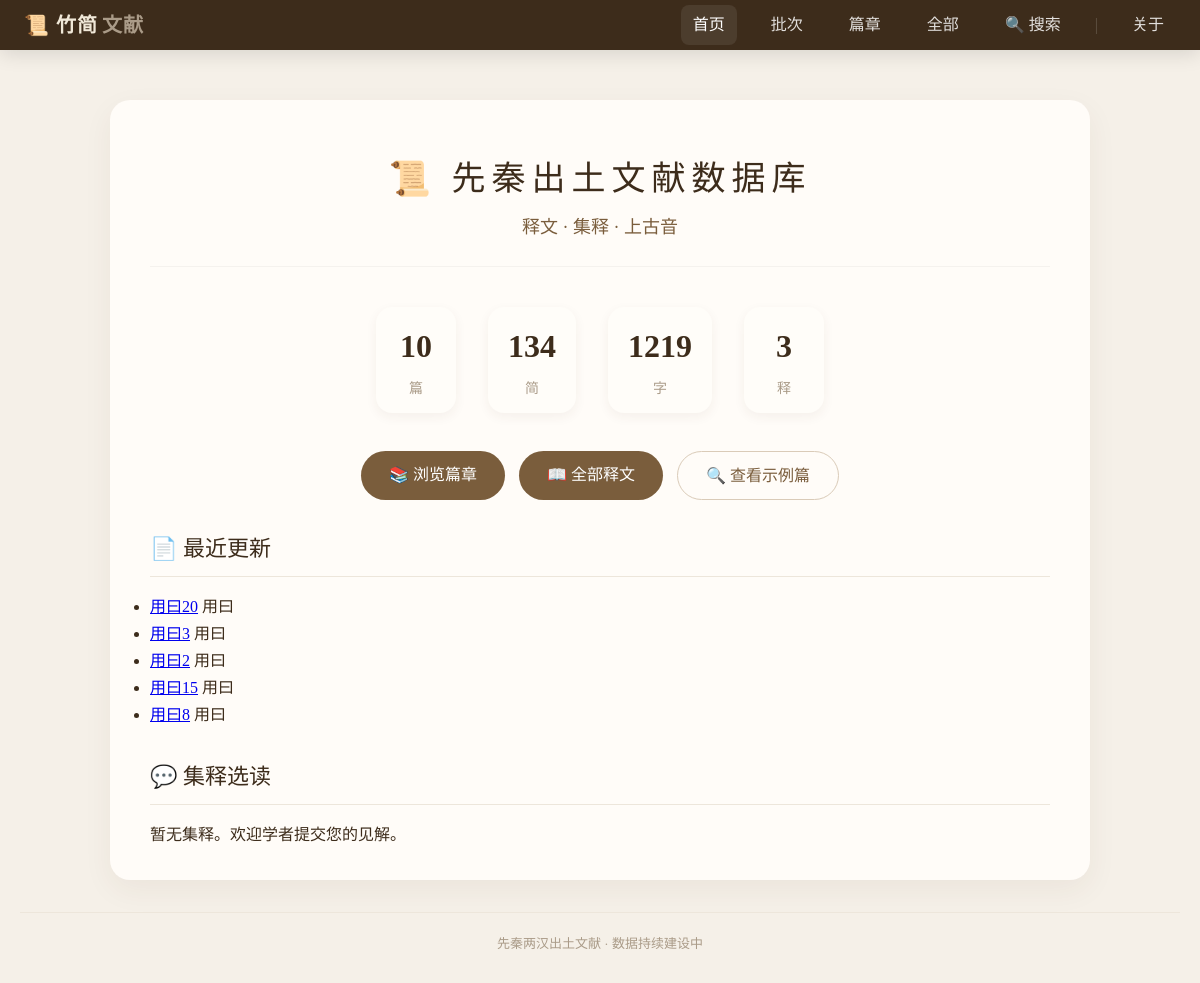
The page / on the database its author committed.
### texts/models.py (models this page shows, shortened)
class SlipText(models.Model):
    slip_id = models.CharField(max_length=50, verbose_name="简号")
    content = models.TextField(verbose_name="释文")
    chapter = models.ForeignKey('Chapter', on_delete=models.SET_NULL, related_name='slip_texts', null=True, verbose_name="篇目")
    order = models.PositiveIntegerField(default=0, verbose_name="简序")
    source = models.CharField(max_length=200, blank=True, verbose_name="出处")
    parallel_text = models.CharField(max_length=200, blank=True, verbose_name="对读")
    image = models.ImageField(upload_to='slips/', blank=True, null=True, verbose_name="图版")
    class Meta:
        ordering = ['order']
        verbose_name = "竹简释文"
        verbose_name_plural = "竹简释文"

class Chapter(models.Model):
    title = models.CharField(max_length=100, unique=True, verbose_name="篇名")
    description = models.TextField(blank=True, verbose_name="篇目说明")
    slip_order = models.JSONField(
        default=list,
        blank=True,
        verbose_name="简序",
        help_text="按顺序存储该篇所有简，如 ['41', '1', '37A', '2']"
    )
    collection = models.ForeignKey(
        Collection,
        on_delete=models.SET_NULL,
        null=True,
        blank=True,
        related_name='chapters',
        verbose_name="所属批次"
    )
    class Meta:
        ordering = ['title']
        verbose_name = "篇目"
        verbose_name_plural = "篇目"

### texts/views.py (the view)
# urls.py: 2. Add a URL to urlpatterns:  path('', views.home, name='home')
def home(request):
    total_chapters = Chapter.objects.count()
    total_slips = SlipText.objects.count()
    total_chars = Character.objects.count()
    total_annotations = Annotation.objects.filter(is_approved=True).count()
    recent_slips = SlipText.objects.select_related('chapter').order_by('-id')[:5]
    context = {
        'total_chapters': total_chapters,
        'total_slips': total_slips,
        'total_chars': total_chars,
        'total_annotations': total_annotations,
        'recent_slips': recent_slips,
    }
    return render(request, 'texts/home.html', context)

### texts/templates/texts/home.html (shortened to what this page needs)
{% extends 'texts/base.html' %}
{% load static %}
{% block content %}
    <div class="hero">
        <h1>📜 先秦出土文献数据库</h1>
        <p>释文 · 集释 · 上古音</p>
    </div>
    <div class="stats">
        <div class="stat-item">
            <span class="stat-number">{{ total_chapters }}</span>
            <span class="stat-label">篇</span>
        </div>
        <div class="stat-item">
            <span class="stat-number">{{ total_slips }}</span>
            <span class="stat-label">简</span>
        </div>
        <div class="stat-item">
            <span class="stat-number">{{ total_chars }}</span>
            <span class="stat-label">字</span>
        </div>
        <div class="stat-item">
            <span class="stat-number">{{ total_annotations }}</span>
            <span class="stat-label">释</span>
        </div>
    </div>
    <div class="quick-actions">
        <a href="{% url 'chapter_list' %}">📚 浏览篇章</a>
        <a href="{% url 'slip_list' %}">📖 全部释文</a>
        <a href="{% url 'slip_list' %}?chapter=1" class="outline">🔍 查看示例篇</a>
    </div>
    <h2 class="section-title">📄 最近更新</h2>
    {% if recent_slips %}
        <ul class="recent-list">
            {% for slip in recent_slips %}
                <li>
                    <a href="{% url 'slip_detail' pk=slip.pk %}">{{ slip.slip_id }}</a>
                    <span class="date">{{ slip.chapter.title|default:"未分类" }}</span>
                </li>
            {% endfor %}
        </ul>
    {% else %}
        <p class="note-text">暂无数据。</p>
    {% endif %}
    <h2 class="section-title">💬 集释选读</h2>
    {% if random_annotation %}
        <div class="annotation-teaser">
            “{{ random_annotation.content|truncatechars:120 }}”
            <div class="annotation-note">
                —— <span class="author">{{ random_annotation.author }}</span>
                · {{ random_annotation.get_annotation_type_display }}
                · 可靠度 {{ random_annotation.confidence }}/5
            </div>
        </div>
    {% else %}
        <p class="note-text">暂无集释。欢迎学者提交您的见解。</p>
    {% endif %}
{% endblock %}

### texts/static/texts/css/style.css (style rules this page uses)
:root { --bg: #f5f0e8; --card: #fffcf8; --accent: #7a5d3c; --muted: #aa9b88; --dark: #3d2c1b; --glass: rgba(77, 56, 34, 0.06); --radius: 12px; --max-width: 980px; --content-gap: 18px; --font-serif: "Noto Serif SC", "KaiTi", "楷体", "STKaiti", serif; --font-sans: "Inter", "Segoe UI", system-ui, -apple-system, sans-serif; }
* { margin: 0; padding: 0; box-sizing: border-box; }
body { font-family: var(--font-serif); background-color: var(--bg); color: var(--dark); padding: 100px 20px 30px; line-height: 1.7; -webkit-font-smoothing: antialiased; -moz-osx-font-smoothing: grayscale; }
h1 { font-size: 28px; font-weight: normal; letter-spacing: 4px; color: var(--dark); border-bottom: 2px solid #dacbb8; padding-bottom: 16px; margin-bottom: 28px; text-align: center; }
h2 { font-size: 22px; font-weight: normal; color: var(--dark); margin: 24px 0 12px; }
.hero { text-align: center; padding: 18px 0 24px; border-bottom: 1px solid rgba(0, 0, 0, 0.04); margin-bottom: 24px; }
.hero h1 { border-bottom: none; font-size: 34px; letter-spacing: 6px; padding: 0; margin: 0; }
.hero p { color: var(--accent); font-size: 18px; margin-top: 4px; }
.stats { display: flex; justify-content: center; gap: 32px; flex-wrap: wrap; padding: 16px 0 20px; }
.stat-item { text-align: center; background: #fffdf9; padding: 12px 20px; border-radius: 16px; box-shadow: 0 4px 12px var(--glass); min-width: 80px; }
.stat-number { font-size: 32px; font-weight: 700; color: var(--dark); display: block; }
.stat-label { font-size: 14px; color: var(--muted); }
.quick-actions { display: flex; justify-content: center; gap: 14px; flex-wrap: wrap; margin: 18px 0 24px; }
.quick-actions a { padding: 10px 28px; background: var(--accent); color: white; border-radius: 999px; text-decoration: none; transition: background 0.2s, transform 0.1s; }
.quick-actions a.outline { background: transparent; color: var(--accent); border: 1px solid #dacbb8; }
.section-title { font-size: 22px; font-weight: normal; color: var(--dark); border-bottom: 1px solid #ede6db; padding-bottom: 8px; margin: 30px 0 16px; }

### rows shown on the page
SlipText: slip_id "用曰20", chapter "用曰"
SlipText: slip_id "用曰3", chapter "用曰"
SlipText: slip_id "用曰2", chapter "用曰"
SlipText: slip_id "用曰15", chapter "用曰"
SlipText: slip_id "用曰8", chapter "用曰"

### other values the page prints
{{ total_chapters }} "10"
{{ total_slips }} "134"
{{ total_chars }} "1219"
{{ total_annotations }} "3"
